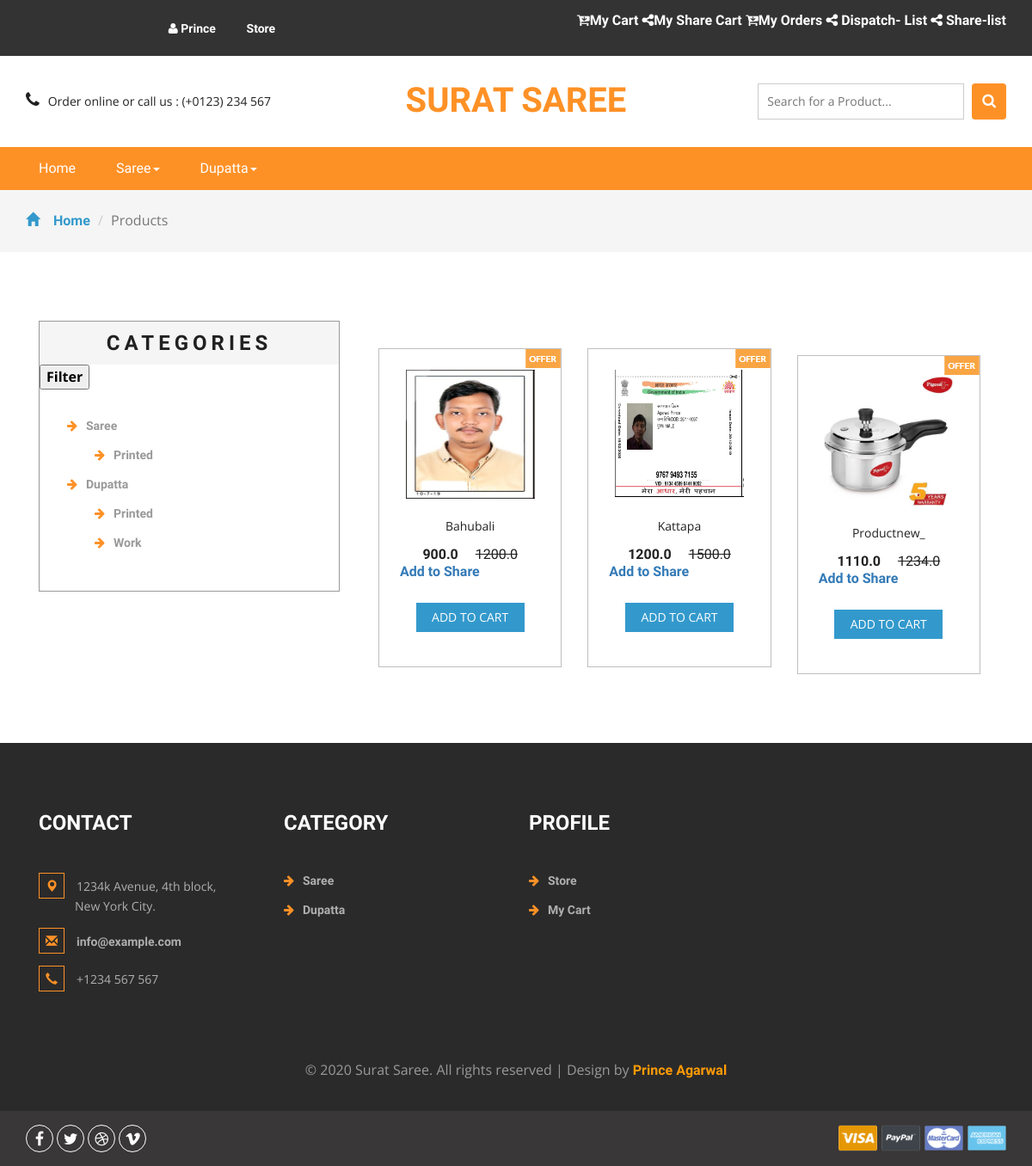
Screenshot of /api/products/ (signed in) with the database file from the repository.
### core/models.py (models this page shows, shortened)
class Category(models.Model):
    name = models.CharField(max_length=200)
    slug = models.SlugField()
    parent = models.ForeignKey('self',blank=True, null=True ,related_name='children',on_delete= models.CASCADE)
    class Meta:
        unique_together = ('slug', 'parent',)
        verbose_name_plural = "categories"
    def __str__(self):
        full_path = [self.name]
        k = self.parent
        while k is not None:
            full_path.append(k.name)
            k = k.parent
        return ' -> '.join(full_path[::-1])

class Item(models.Model):
    title = models.CharField(max_length=100)
    price = models.FloatField()
    discount_price = models.FloatField(blank=True, null=True)
    category = models.ForeignKey('Category', null=True, blank=True,on_delete= models.CASCADE)
    label = models.CharField(choices=LABEL_CHOICES, max_length=1)
    slug = models.SlugField()
    stock = models.BooleanField(default=True)
    description = models.TextField()
    image = models.ImageField()
    def get_add_to_cart_url(self):
        print(self.title)
        return reverse("add-to-cart", kwargs={
            'slug': self.slug
        })
    def get_add_to_share_url(self):
        print(self.title)
        return reverse("add-to-share", kwargs={
            'slug': self.slug
        })

### core/api/views.py (the view, shortened to what this page needs)
# urls.py: path('products/', ItemListView.as_view(), name='product-list'),
class ItemListView(ListAPIView):
    permission_classes = (IsAuthenticated, )
    serializer_class = ItemSerializer
    def get(self, request, *args, **kwargs):
        if request.user.userprofile.owner:
            csrf_token = django.middleware.csrf.get_token(request)
            queryset = Item.objects.filter(stock = True)
            page = request.GET.get('page', 1)
            paginator = Paginator(queryset, 10)
            try:
                users = paginator.page(page)
            except PageNotAnInteger:
                users = paginator.page(1)
            except EmptyPage:
                users = paginator.page(paginator.num_pages)
            return render(request,"core/products.html",{"object_list":users,
            "csrf_token": csrf_token})

### Cashbackclick/context_processor.py (called while the page is built)
def add_variable_to_context(request):
    csrf_token = django.middleware.csrf.get_token(request)
    return {
        'csrf_token':csrf_token,
        'category_list': Category.objects.all()
    }

def add_form_to_context(request):
    return {
        'loginform': SignInViaUsernameForm
    }

def present_order(request):
    try:
        if request.user.is_authenticated:
            Present_order = Order.objects.get(user = request.user, ordered = False)
            return {
                'present_order': Present_order
            }
        else:
            return {
            'present_order': 0
            }
    except Order.DoesNotExist:
        return {
            'present_order': 0
        }

### core/templates/core/products.html (shortened to what this page needs)
{% extends 'layouts/default/page.html' %}
{% load static %}
{% block content %}
	<div class="breadcrumbs">
		<div class="container">
			<ol class="breadcrumb breadcrumb1 animated wow slideInLeft" data-wow-delay=".5s">
				<li><a href="{% url 'index' %}"><span class="glyphicon glyphicon-home" aria-hidden="true"></span>Home</a></li>
				<li class="active">Products</li>
			</ol>
		</div>
	</div>
	<div class="products">
		<div class="container">
			<div class="col-md-4 products-left">
				<div class="categories">
					<h2>Categories</h2>
					<button type="button" style="color: black;float: center;" class="collapsible" ><strong>Filter </strong></button>
					<ul class="cate">
						{% for category in category_list %}
						{% if category.parent %}
						{% else %}
						{% if category.children %}
						<li><a href="{% url 'category-page' category.id %}"><i class="fa fa-arrow-right" aria-hidden="true"></i>{{category.name}}</a></li>
							<ul>
								{% for child in category.children.all %}
								<li><a href="{% url 'category-page' child.id %}"><i class="fa fa-arrow-right" aria-hidden="true"></i>{{child.name}}</a></li>
								{% endfor %}
							</ul>
						{% endif %}
						{% endif %}
						{% endfor %}
					</ul>
				</div>
			</div>
			<div class="col-md-8 products-right">
				{% if object_list %}
				{% for object in object_list %}
				{% if forloop.counter|divisibleby:3 %}
				<div class="agile_top_brands_grids">
				{% endif %}
					<div class="col-md-4 top_brand_left">
						<div class="hover14 column">
							<div class="agile_top_brand_left_grid">
								<div class="agile_top_brand_left_grid_pos">
									<img src="{% static 'images/offer.png' %}" alt=" " class="img-responsive">
								</div>
								<div class="agile_top_brand_left_grid1">
									<figure>
										<div class="snipcart-item block">
											<div class="snipcart-thumb">
												<a href="{% url 'product-detail' object.slug %}"><img title=" " alt=" " height="150" width="150" src="{{object.image.url}}"></a>
												<p>{{object.slug}}</Object></p>
												<h4>{{object.discount_price}} <span>{{object.price}}</span></h4>
											</div>
											{% if request.user.userprofile.owner %}
											<a href='{{object.get_add_to_share_url}}'>Add to Share</a>
											{% endif %}
											<div class="snipcart-details top_brand_home_details">
												<form action="{{object.get_add_to_cart_url}}" method="post">
													<fieldset>
														<input type="submit" name="submit" id ="{{object.id}}" value="Add to cart" class="button" onclick="myFunction({{object.id}})">
													</fieldset>
												</form>
											</div>
										</div>
									</figure>
								</div>
							</div>
						</div>
					</div>
				{% if forloop.counter|divisibleby:3 %}
				</div>
				{% endif %}
				{% endfor %}
					{% else %}
					<h3> NO Object Found </h3>
					<a href="{% url 'product-list'  %}"><span class="glyphicon glyphicon-menu-left" aria-hidden="true"></span>Continue Shopping</a>
					{% endif %}
			</div>
		</div>
	</div>
{% endblock %}
{% block footer_scripts %}
<link href="{% static 'css/skdslider.css' %}" rel="stylesheet">
{% endblock %}

### content/templates/layouts/default/page.html (shortened to what this page needs)
{% load static %}
<!DOCTYPE html>
<html>
<head>
<link href="{% static 'css/bootstrap.css' %}" rel="stylesheet" type="text/css" media="all" />
<link href="{% static 'css/style.css' %}" rel="stylesheet" type="text/css" media="all" />
<link href="{% static 'css/font-awesome.css' %}" rel="stylesheet">
</head>
<body>
	<div class="agileits_header">
		<div class="container">
			<div class="agile-login">
				{% if request.user.is_authenticated %}
				<ul>
                    <li> <a href="#" > <i class="fa fa-user" aria-hidden="true"></i> {{request.user.username}} </a></li>
                    <li> <a href="{% url 'product-list' %}" >  Store </a></li>
				</ul>
				</div>
				<div class="product_list_header" >
                    {% if request.user.userprofile.owner %}
                    {% if present_order %}
                    <a  style="color:white" href = "{% url 'order-summary' present_order.id %}"><i class="fa fa-cart-arrow-down" aria-hidden="true"></i>My Cart</a>
                    {% endif %}
                    <a style="color:white" href = "{% url 'share-summary' %}"><i class="fa fa-share-alt" aria-hidden="true"></i>My Share Cart</a>
                    <a style="color:white" href = "{% url 'order-list' %}"><i class="fa fa-cart-arrow-down" aria-hidden="true"></i>My Orders<t></t></a>
					<a style="color:white" href = "{% url 'dispatch-summary' %}"><i class="fa fa-share-alt" aria-hidden="true"></i> Dispatch- List<t></t></a>
                    <a style="color:white" href = "{% url 'share-list' %}"><i class="fa fa-share-alt" aria-hidden="true"></i> Share-list<t></t>  </a>
                    {% else %}
                    {% if present_order %}
                    <a  style="color:white" href = "{% url 'order-summary' present_order.id %}"><i class="fa fa-cart-arrow-down" aria-hidden="true"></i>My Cart</a>
                    {% endif %}
                    <a  href = "{% url 'order-list' %}"><i class="fa fa-cart-arrow-down" aria-hidden="true"></i>My Orders</a>
                    {% endif %}
                </div>
				{% else %}
				<ul>
					<li><a href="{% url  'accounts:sign_up' %}"> Create Account </a></li>
					<li><a href="{% url  'accounts:log_in' %}">Login</a></li>
				</ul>
		</div>
				{% endif %}
			<div class="clearfix"> </div>
		</div>
	</div>
	<div class="logo_products">
		<div class="container">
		<div class="w3ls_logo_products_left1">
				<ul class="phone_email">
					<li><i class="fa fa-phone" aria-hidden="true"></i>Order online or call us : (+0123) 234 567</li>
				</ul>
			</div>
			<div class="w3ls_logo_products_left">
				<h1><a href="{% url 'index' %}">Surat Saree</a></h1>
			</div>
		<div class="w3l_search">
			<form action="{% url 'search' %}" method="post">
                <input type="search" name="search" placeholder="Search for a Product..." required="">
				<button type="submit" class="btn btn-default search" aria-label="Left Align">
					<i class="fa fa-search" aria-hidden="true"> </i>
				</button>
			</form>
		</div>
			<div class="clearfix"> </div>
		</div>
	</div>
{% if request.user.is_authenticated %}
	<div class="navigation-agileits">
		<div class="container">
			<nav class="navbar navbar-default">
							<div class="collapse navbar-collapse" id="bs-megadropdown-tabs">
								<ul class="nav navbar-nav">
									<li class="active"><a href="{% url 'index' %}" class="act">Home</a></li>
									{% for category in category_list %}
									{% if category.parent %}
									{% else %}
									{% if category.children %}
									<li class="dropdown">
										<a href="{% url 'category-page' category.id %}" class="dropdown-toggle" data-toggle="dropdown">{{category.name}}<b class="caret"></b></a>
									</li>
									{% else %}
									<li><a href="{% url 'category-page' category.id %}">{{category.name}}</a></li>
									{% endif %}
									{% endif %}
									{% endfor %}
								</ul>
							</div>
							</nav>
			</div>
		</div>
{% endif %}
{% if request.user.is_authenticated %}
    {% block content %}{% endblock %}
{% endif %}
<div class="footer">
    <div class="container">
        <div class="w3_footer_grids">
            <div class="col-md-3 w3_footer_grid">
                <h3>Contact</h3>
                <ul class="address">
                    <li><i class="glyphicon glyphicon-map-marker" aria-hidden="true"></i>1234k Avenue, 4th block, <span>New York City.</span></li>
                    <li><i class="glyphicon glyphicon-envelope" aria-hidden="true"></i><a href="mailto:info@example.com">info@example.com</a></li>
                    <li><i class="glyphicon glyphicon-earphone" aria-hidden="true"></i>+1234 567 567</li>
                </ul>
            </div>
            {% if request.user.is_authenticated %}
            <div class="col-md-3 w3_footer_grid">
                <h3>Category</h3>
                <ul class="info">
									{% for category in category_list %}
									{% if category.parent %}
									{% else %}
									{% if category.children %}
                                    <li><i class="fa fa-arrow-right" aria-hidden="true"></i><a href="{% url 'category-page' category.id %}">{{category.name}}</a></li>
									{% else %}
									<li><a href="{% url 'category-page' category.id %}">{{category.name}}</a></li>
									{% endif %}
									{% endif %}
									{% endfor %}
                    </ul>
            </div>
            <div class="col-md-3 w3_footer_grid">
                <h3>Profile</h3>
                <ul class="info">
                    <li><i class="fa fa-arrow-right" aria-hidden="true"></i><a href="{% url 'product-list' %}">Store</a></li>
                    {% if present_order %}
                    <li><i class="fa fa-arrow-right" aria-hidden="true"></i><a href="{% url 'order-summary' present_order.id %}">My Cart</a></li>
                   {% endif %}
                </ul>
            </div>
            {% endif %}
            <div class="clearfix"> </div>
        </div>
    </div>
    <div class="footer-copy">
        <div class="container">
            <p>© 2020 Surat Saree. All rights reserved | Design by <a href="http://w3layouts.com/">Prince Agarwal</a></p>
        </div>
    </div>
</div>
<div class="footer-botm">
        <div class="container">
            <div class="w3layouts-foot">
                <ul>
                    <li><a href="#" class="w3_agile_facebook"><i class="fa fa-facebook" aria-hidden="true"></i></a></li>
                    <li><a href="#" class="agile_twitter"><i class="fa fa-twitter" aria-hidden="true"></i></a></li>
                    <li><a href="#" class="w3_agile_dribble"><i class="fa fa-dribbble" aria-hidden="true"></i></a></li>
                    <li><a href="#" class="w3_agile_vimeo"><i class="fa fa-vimeo" aria-hidden="true"></i></a></li>
                </ul>
            </div>
            <div class="payment-w3ls">
                <img src="{% static 'images/card.png' %}" alt=" " class="img-responsive">
            </div>
            <div class="clearfix"> </div>
        </div>
    </div>
<link href="css/skdslider.css" rel="stylesheet">
{% block footer_scripts %}
{% endblock footer_scripts %}
</body>
</html>

### content/templates/layouts/default/page.html (style rules this page uses)
* { box-sizing: border-box; -webkit-box-sizing: border-box; -moz-box-sizing: border-box; }

### rows the page displays
Category: name "Saree"
Category: name "Dupatta"
Category: name "Printed"
Category: name "Printed"
Category: name "Work"
Item: image (picture), slug "Bahubali", discount_price "900.0", price "1200.0"
Item: image (picture), slug "Kattapa", discount_price "1200.0", price "1500.0"
Item: image (picture), slug "Productnew_", discount_price "1110.0", price "1234.0"

### other values shown
{{ request.user.username }} "Prince"
